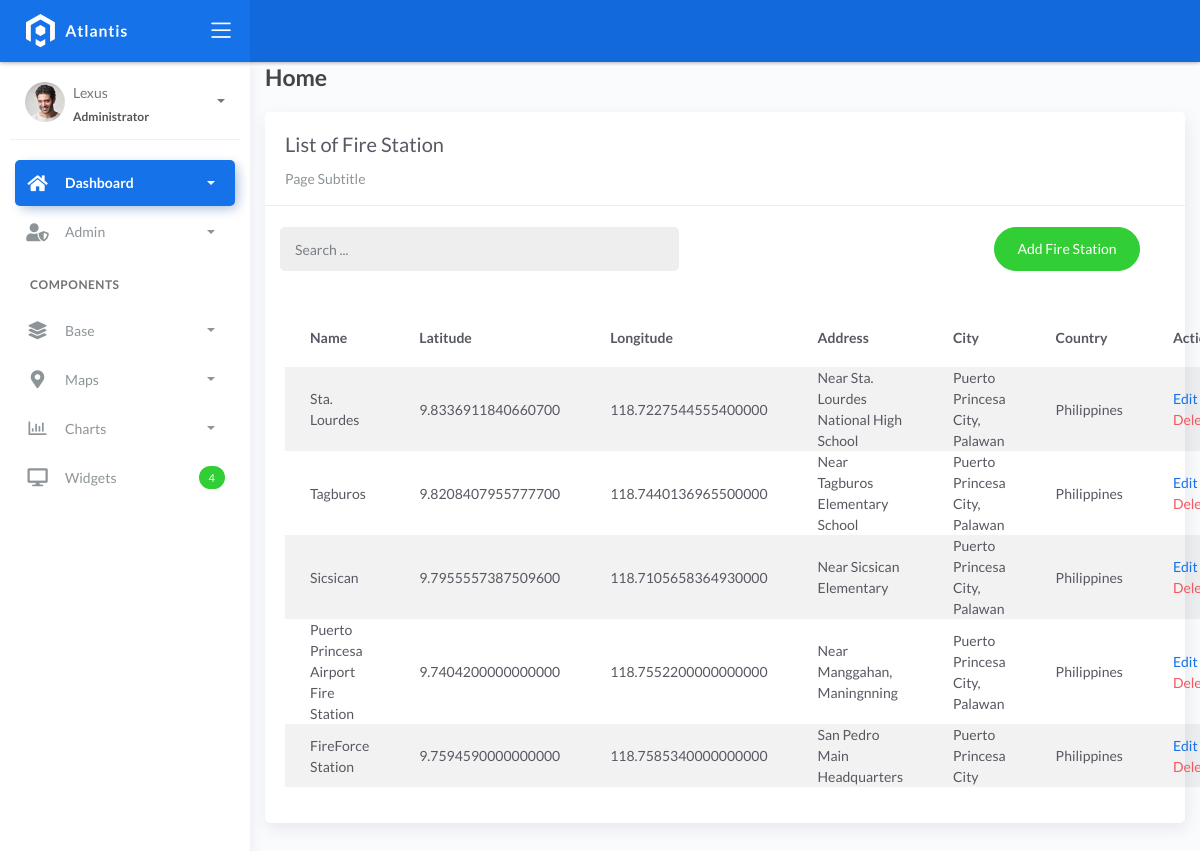
Page /firestation_list on the committed database.
### fire/models.py (models this page shows, shortened)
class BaseModel(models.Model):
    created_at = models.DateTimeField(auto_now_add=True, db_index=True)
    updated_at = models.DateTimeField(auto_now=True)
    class Meta:
        abstract = True

class FireStation(BaseModel):
    name = models.CharField(max_length=150)
    latitude = models.DecimalField(max_digits=22, decimal_places=16, null=True, blank=True)
    longitude = models.DecimalField(max_digits=22, decimal_places=16, null=True, blank=True)
    address = models.CharField(max_length=150)
    city = models.CharField(max_length=150)  # can be in separate table
    country = models.CharField(max_length=150)  # can be in separate table

### fire/views.py (the view)
# urls.py: path('firestation_list', FireStationList.as_view(), name='firestation-list'),
class FireStationList(ListView):
    model = FireStation
    content_object_name = 'firestation'
    template_name = 'FireStation_list.html'
    paginate_by = 5
    '''def get_queryset(self, *args, **kwargs):
        qs = super(Organizationlist, self).get_queryset(*args, **kwargs)
        if self.request.GET.get("q") != None:
            query = self.request.GET.get('q')
            qs = qs.filter(Q(name__icontains=query) | Q(description__icontains=query)|
                           Q(college__college_name__icontains=query))
        return qs'''

### templates/FireStation_list.html (shortened to what this page needs)
{% extends 'base.html' %} {% load static %} {% block content %}
<div class="content">
    <div class="container-fluid">
        <h4 class="page-title">Home</h4>
        <div class="row">
            <div class="col-md-12">
                <div class="card">
                    <div class="card-header">
                        <div class="card-title">List of Fire Station</div>
                        <div class="card-category">Page Subtitle</div>
                    </div>
                    <br />
                    <div class="col-md-12 row">
                        <div class="col-md-6">
                            <form class="navbar-left navbar-form nav-search mr-md-3" action="{% url 'firestation-list' %}">
                                <div class="input-group">
                                    <input type="text" placeholder="Search ..." class="form-control" name="q" />
                                    <div class="input-group-append">
                                        <span class="input-group-text">
                                        </span>
                                    </div>
                                </div>
                            </form>
                        </div>
                        <div class="col-md-6">
                            <div class="pull-right">
                                <a href="{% url 'firestation-add' %}" class="btn btn-success btn-rounded">Add Fire Station</a>
                            </div>
                        </div>
                    </div>
                    <div class="card-body">
                        <table class="table table-striped mt-3">
                            <thead>
                                <tr>
                                    <th scope="col">Name</th>
                                    <th scope="col">Latitude</th>
                                    <th scope="col">Longitude</th>
                                    <th scope="col">Address</th>
                                    <th scope="col">City</th>
                                    <th scope="col">Country</th>
                                    <th scope="col">Action</th>
                                </tr>
                            </thead>
                            <tbody>
                                {% for object in object_list %}
                                <tr>
                                    <td>{{ object.name }}</td>
                                    <td>{{ object.latitude}}</td>
                                    <td>{{ object.longitude }}</td>
                                    <td>{{ object.address }}</td>
                                    <td>{{ object.city }}</td>
                                    <td>{{ object.country }}</td>
                                    <td>
                                        <a href="firestation_list/{{ object.id }}">Edit</a>
                                        <a href="firestation_list/{{ object.id }}/delete" class="text-danger">Delete</a> </a>
                                    </td>
                                </tr>
                                {% empty %}
                                <tr>
                                    <td colspan="4" style="text-align: center">
                                        <p class="text-sm font-weight-bold mb-0">No Records Found</p>
                                    </td>
                                </tr>
                                {% endfor %}
                            </tbody>
                        </table>
                    </div>
                </div>
            </div>
        </div>
    </div>
</div>
{% endblock %}

### rows in the picture
FireStation: name "Sta. Lourdes", latitude "9.8336911840660700", longitude "118.7227544555400000", address "Near Sta. Lourdes National High School", city "Puerto Princesa City, Palawan", country "Philippines"
FireStation: name "Tagburos", latitude "9.8208407955777700", longitude "118.7440136965500000", address "Near Tagburos Elementary School", city "Puerto Princesa City, Palawan", country "Philippines"
FireStation: name "Sicsican", latitude "9.7955557387509600", longitude "118.7105658364930000", address "Near Sicsican Elementary", city "Puerto Princesa City, Palawan", country "Philippines"
FireStation: name "Puerto Princesa Airport Fire Station", latitude "9.7404200000000000", longitude "118.7552200000000000", address "Near Manggahan, Maningnning", city "Puerto Princesa City, Palawan", country "Philippines"
FireStation: name "FireForce Station", latitude "9.7594590000000000", longitude "118.7585340000000000", address "San Pedro Main Headquarters", city "Puerto Princesa City", country "Philippines"
